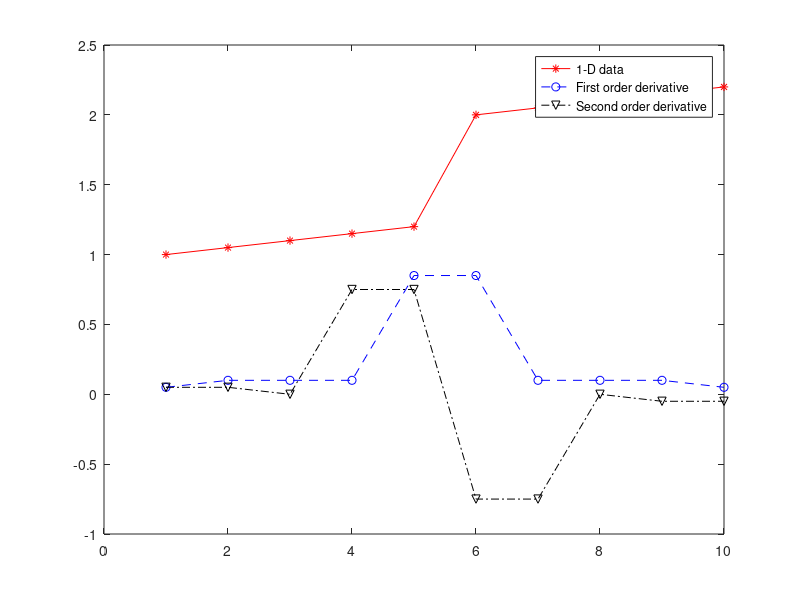
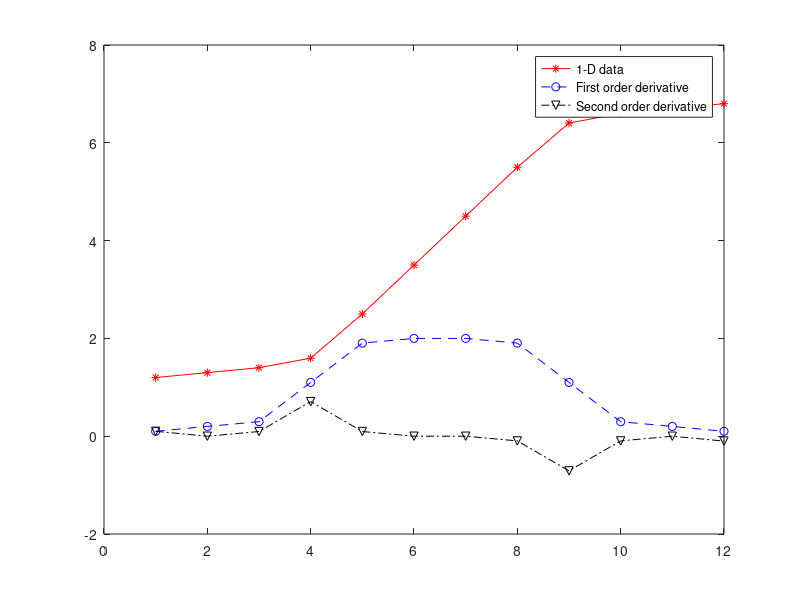

These figures' MATLAB source, in order: (Note: this script raises an error after producing the figures.)
%% Toy example: Create step edge and apply first and second order derivatives
a = [1:0.05:1.2   2:.05:2.2]; %Generate a 1-dimensional step edge with values between 1 and 2.2

f1 = [-1 0 1]; %First-order derivative
f2 = [1 -2 1]; %Second order derivative

a_fod = imfilter(a, f1, 'symmetric');
%a_sod = imfilter(a, f2, 'symmetric');
 a_sod = imfilter(a_fod, f1, 'symmetric');

x = 1:numel(a);
figure, plot(x, a, 'r-*', x, a_fod, 'b--o',x, a_sod, 'k-.v')
legend('1-D data','First order derivative', 'Second order derivative', 'location', 'Best');

%% Toy example: Create ramp edge and apply first & second order derivatives

%TODO 1: Discuss with your partner the difference between a step edge and
%ramp edge and how zero crossings manifest in each of them

e = [1:0.1:1.5  2.5:5.5  6.5:.1:7]; %Generate a 1-dimensional ramp edge with values between 1 and 7

g = normpdf(-1:0.5:1, 0, 0.25); %Generate a gaussian of sigma = 1. 
g = g/sum(g); %Normalize it such that sum of elements of the filter = 1

a = conv(e, g, 'valid'); %Great example for using convolution to smooth e 

f1 = [-1 0 1]; %First-order derivative
f2 = [1 -2 1]; %Second order derivative

a_fod = imfilter(a, f1, 'symmetric');
a_sod = imfilter(a, f2, 'symmetric');
% a_sod = imfilter(a_fod, f1, 'symmetric');

x = 1:numel(a);
figure, plot(x, a, 'r-*', x, a_fod, 'b--o',x, a_sod, 'k-.v')
legend('1-D data','First order derivative', 'Second order derivative', 'location', 'Best');


%% Load Image
s = imread('stairs.png');
% s = imread('westconcordorthophoto.png');
figure, imshow(s)

%% Edge detection: Prewitt
s = im2double(s); % no automatic trunctions
px = [-1 0 1;-1 0 1;-1 0 1]; %Filter will respond to changes in x-direction
py = px';  %Filter will respond to changes in y-direction

sx = imfilter(s, px, 'replicate'); %sx = im2double(imfilter(s, px, 'replicate); loses data because truncated
sy = imfilter(s, py, 'replicate');

%TODO 2: What is the range of sx and sy? What values will it be displaying?
figure, imshow(sx) 
figure, imshow(sy)

%TODO 3: Fix the Error that's reported when you run the line below
edge_p = sqrt(sx.^2 + sy.^2); % error originally occurs here becaue trying to perform sqrt on uint.
figure, imshow(edge_p), impixelinfo


%% Edge detection: laplacian
f = fspecial('laplacian', 0);
%Apply it to  image
s_lap = imfilter(double(s), f); %Let us convert to double so that values are not clipped when filtering

%s_lap is of type double and by default, imshow will only show values between 0 and 1. 
figure, imshow(s_lap); 
title('Laplacian wont look good!');
	
%Truncate values to lie between 0 to 255 
figure, imshow(s_lap, [0 255]); 
title('Good looking Laplacian');

%TODO 4: How can you show the entire range of s_lap using imshow? Hint: help imshow
figure, imshow(s_lap, [] ); 
title('Entire range of Laplacian');
	
figure, imshow(abs(s_lap), [0 255]); %Why is this brighter?
title('Absolute of Laplacian');

%Better to show zero crossings because it better identifies the position of edge
%Compute zero crossings directly from original image s using matlab function "edge"
[zc, thresh] = edge(s, 'zerocross', [], f);
figure, imshow(zc)
title('Zero crossings of Laplacian');
fprintf('Chosen threshold (zero crossing of Laplacian) = %f\n', thresh);


%% Edge detection: laplacian of gaussian (LoG) 
%(Marr-hildreth method )

%1.	Smooth the image with a Gaussian filter
%2.	Convolve the result with a Laplacian
%3.	Find the zero crossings 

%Combining steps 1 and 2
% f = fspecial('log', 13, 2);
%f = fspecial('log', 7, 1);
 f = fspecial('log', 19, 3);
s_lap = imfilter(s, f);
figure, imshow(s_lap, []); % To transform the entire range of values to the visible range
title('Laplacian of Gaussian');

s_lapd = imfilter(double(s), f);
figure, imshow(abs(s_lapd), []); % To normalize the range of values to the visible range
title('Laplacian of Gaussian (Absolute)');

%The filter f can be used on original image s directly to find the zero
%crossings
[zc, thresh] = edge(s, 'zerocross', [], f); %Gives same output as: edge(s, 'log')
figure, imshow(zc)
title('Zero crossings of LoG');
fprintf('Chosen threshold (zero crossing of LoG) = %f\n', thresh);

%TODO 5: Change the log filter (f) above by modifying the sigma. What is the effect of increasing sigma of LoG filter?

%% Difference between gaussian, laplacian and LoG filters


filter_gaussian = fspecial('gaussian', 25, 4);
filter_laplacian = fspecial('laplacian', 0);
filter_log = fspecial('log', 25, 4);

figure, surf(1:25, 1:25, filter_gaussian)
figure, surf(1:3, 1:3, filter_laplacian)
figure, surf(1:25, 1:25, filter_log)

